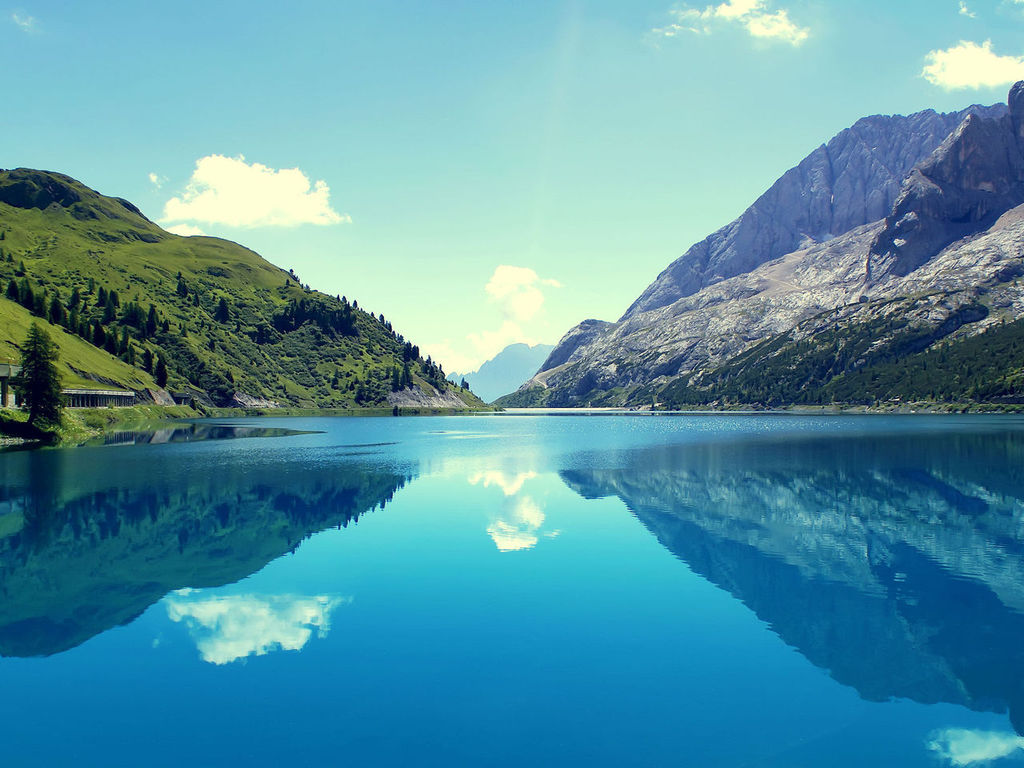
#> input picture images/1024x768.jpg, 1024 x 768 px, found by its file name; its folder holds only this picture in this run
$ python ImageProcessor-Binarization-Erosion.py
#> lines starting #> are read from the running program, lines starting #| are printed output that depends on the picture; after the words box and inside, x2 and y2 are one past the last pixel; in counts of white or black regions, pixels touching at a corner belong together
import os
import concurrent.futures
from urllib3 import request
from pathlib import Path
import time
from PIL import Image
from queue import Queue

from concurrent.futures import ThreadPoolExecutor

threads_count = 1 # Количество потоков
intensity_threshold = 128 # Порог интенсивности
dilation_step = 1

# Указание пути к исходным файлам
img_folder = Path("D:\\PP\\Task-2\\images")

def main():

    print(f"\nКоличество потоков: {threads_count}\n")

    main_start_time = time.time()

    try:
        # Допустимые расширения файлов для обработки (изображения)
        img_extensions = ['.jpg', '.jpeg', '.png', '.gif', '.bmp']

        # Получение из папки списка изображений с фильтрацией по допустимым расширениям
        img_list = [img_name for img_name in os.listdir(img_folder) if os.path.splitext(img_name)[1].lower() in img_extensions]

        # Обработка каждого изображения в списке последовательно
        for img_name in img_list:
            img_processor(img_name)

    except Exception as e:
        print(e)

    main_end_time = time.time()

    print(f"Общее время работы программы составило {(main_end_time - main_start_time)} секунд")

def img_processor(img_name):

    # Начало отсчета времени выполнения программы
    start_time = time.time()

    print("Обработка файла " + img_name + "...")

    img_intencity_processor_output = intencity_processor(img_name)

    img_intencity_processor_output.save(f'D:\PP\Task-2\images\output\{os.path.splitext(img_name)[0]}_intencity_processor.jpg')

    img_color_array = img_to_color_array(img_intencity_processor_output)

    img_dilation_processor_output = dilation_processor(img_color_array, img_intencity_processor_output)

    img_output = color_array_to_img(img_dilation_processor_output)

    img_output.save(f'D:\PP\Task-2\images\output\{os.path.splitext(img_name)[0]}_dilation_processor.jpg')

    # Конец отсчета времени выполнения программы
    end_time = time.time()

    # Вывод в терминал значения времени выполнения программы
    print(f"Время обработки {img_name} составило {(end_time - start_time)} секунд\n")

def process_row(img_name, img_folder, intensity_threshold, y, result_queue):
    img = Image.open(os.path.join(img_folder, img_name))
    width, height = img.size
    img_output = Image.new("L", (width, 1))

    for x in range(width):
        r, g, b = img.getpixel((x, y))
        intensity = (r + g + b) // 3
        intensity_output = 0 if intensity < intensity_threshold else 255
        img_output.putpixel((x, 0), intensity_output)

    result_queue.put((y, img_output))

def intencity_processor(img_name):
#> called with img_name = '1024x768.jpg'
    img = Image.open(os.path.join(img_folder, img_name))
#> img is the input picture: PIL image 1024x768 RGB; mean R, G, B 85.2, 147.7, 163.3
    width, height = img.size
#> width = 1024; height = 768
    img_output = Image.new("L", (width, height))
#> img_output: PIL image 1024x768 L; every value is 0
    result_queue = Queue()

    with ThreadPoolExecutor(max_workers = threads_count) as executor:
        for y in range(height):
            executor.submit(process_row, img_name, img_folder, intensity_threshold, y, result_queue)

    while not result_queue.empty():
        y, result_img = result_queue.get()
        img_output.paste(result_img, (0, y))
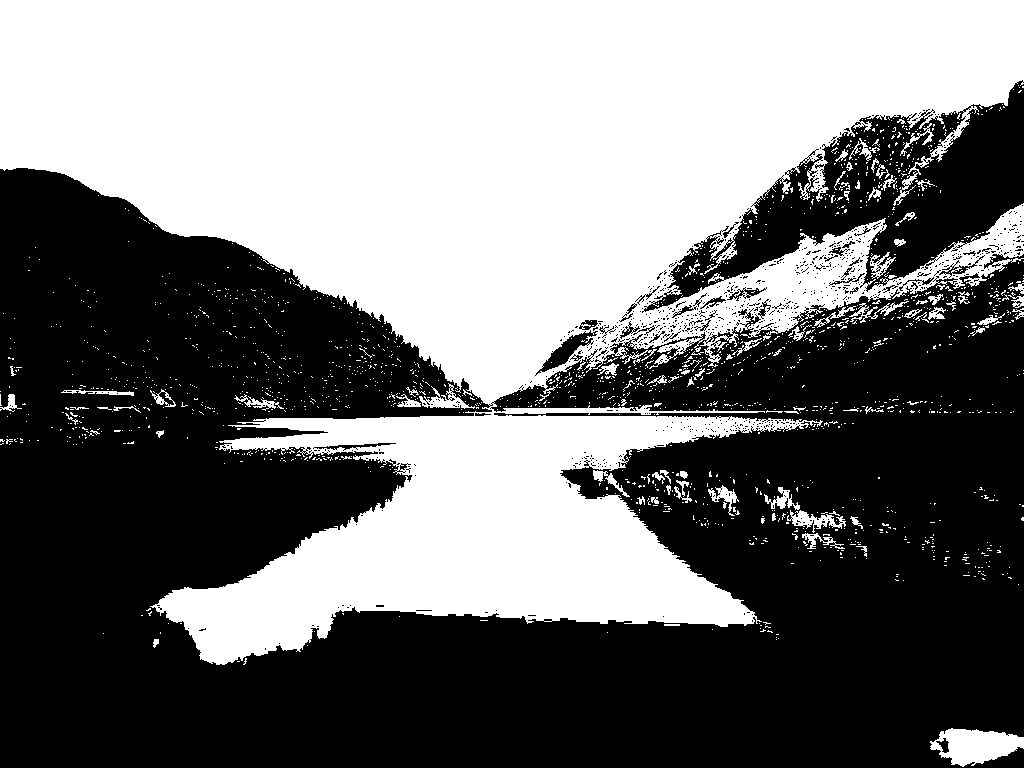
#> img_output: PIL image 1024x768 L; 45.9% white; 1742 white regions (1648 under 20 px), largest, box (x1, y1, x2, y2) and area: (0, 0, 1024, 665) 347123, (930, 728, 1024, 767) 2299, (787, 510, 846, 533) 527

    return img_output

def img_to_color_array(img):

    # Получаем размеры изображения
    width, height = img.size
#> width = 1024; height = 768

    # Создаем пустой двумерный массив для хранения цветовых значений
    color_array = [[None for _ in range(height)] for _ in range(width)]

    # Получаем цвет каждого пикселя изображения и сохраняем его в массиве
    for i in range(width):
        for j in range(height):
            color_array[i][j] = img.getpixel((i, j))
#> after the loop, color_array = 1024 items

    return color_array

def dilation_processor(color_array, img):

    width = len(color_array)
#> width = 1024
    height = len(color_array[0])
    result_color_array = [[None for _ in range(height)] for _ in range(width)]

    for i in range(width):
        for j in range(height):
            color = color_array[i][j]
            intensity = img.getpixel((i, j))

            if intensity >= intensity_threshold:
                start_x = i - dilation_step
                start_y = j - dilation_step
                end_x = i + dilation_step
                end_y = j + dilation_step

                for x in range(start_x, end_x):
                    for y in range(start_y, end_y):
                        if x >= 0 and y >= 0 and x < width and y < height:
                            result_color_array[x][y] = (255, 255, 255)
            elif result_color_array[i][j] is None:
                result_color_array[i][j] = (0, 0, 0)
#> after the loop, result_color_array = 1024 items

    return result_color_array

def color_array_to_img(color_array):
    # Получаем размеры массива
    width = len(color_array)
#> width = 1024
    height = len(color_array[0])
#> height = 768

    # Создаем новое изображение
    img = Image.new("RGB", (width, height))
#> img: PIL image 1024x768 RGB; every value is 0

    # Записываем цветовые значения из массива в изображение
    for i in range(width):
        for j in range(height):
            img.putpixel((i, j), color_array[i][j])
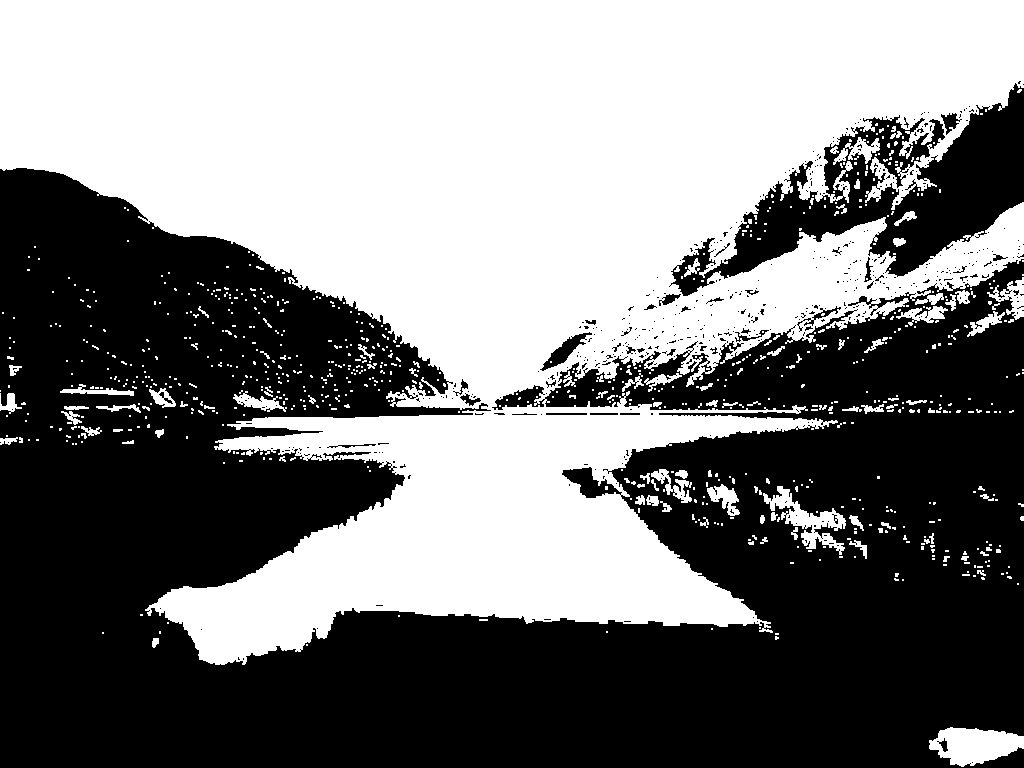
#> img: PIL image 1024x768 RGB; 48.9% white; 797 white regions (693 under 20 px), largest, box (x1, y1, x2, y2) and area: (0, 0, 1024, 665) 366400, (929, 727, 1024, 767) 2502, (763, 486, 846, 555) 1771

    return img

if __name__ == "__main__":
    main()
